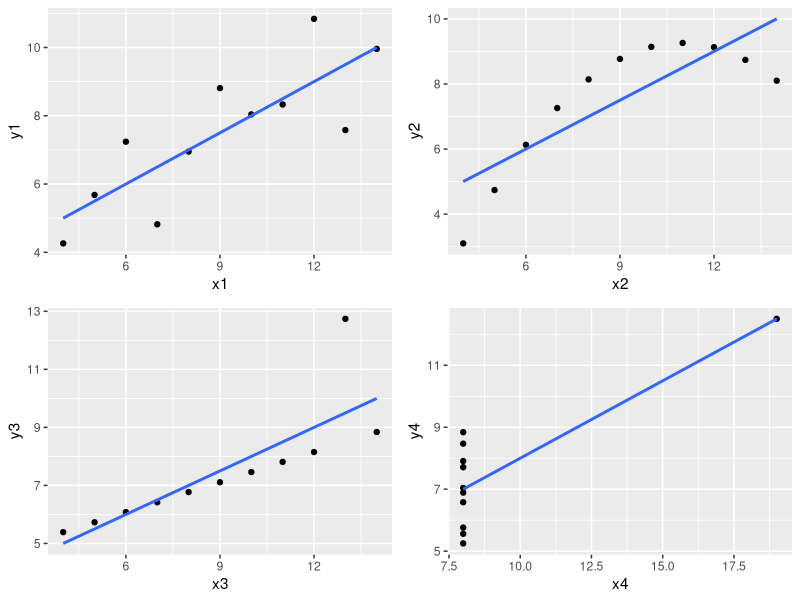
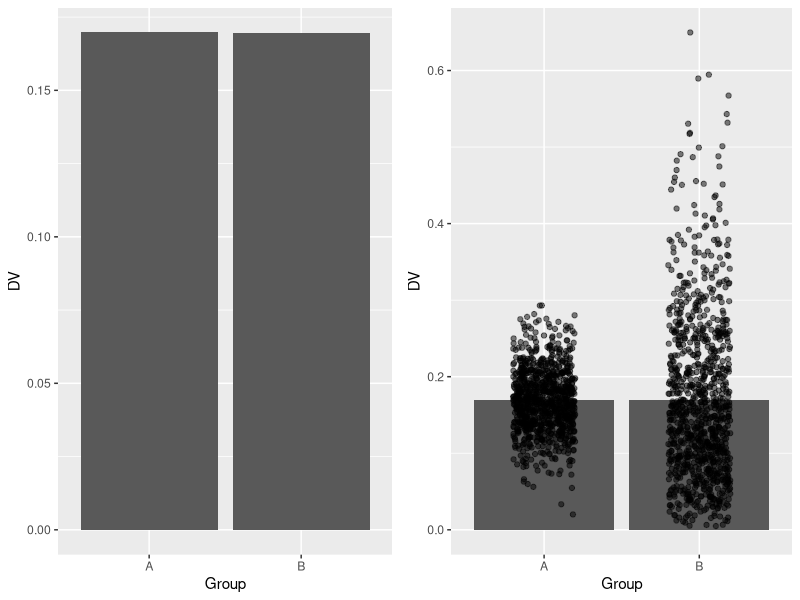

These charts were generated, in order, by the following R code: (Note: this script raises an error after producing the figures.)
## ---- chunk 1
library(ggplot2)
library(cowplot)

p1 <- ggplot(anscombe, aes(x1, y1)) + 
  geom_point() + 
  geom_smooth(method = "lm", se = FALSE)

p2 <- ggplot(anscombe, aes(x2, y2)) + 
  geom_point() + 
  geom_smooth(method = "lm", se = FALSE)

p3 <- ggplot(anscombe, aes(x3, y3)) + 
  geom_point() + 
  geom_smooth(method = "lm", se = FALSE)

p4 <- ggplot(anscombe, aes(x4, y4)) + 
  geom_point() + 
  geom_smooth(method = "lm", se = FALSE)

plot_grid(plotlist = list(p1, p2, p3, p4))

## ---- chunk 2
set.seed(68493)

A <- data.frame(
  Group = "A",
  DV = rnorm(1000, 0.17, 0.04))

B <- data.frame(
  Group = "B",
  DV = rbeta(1000, 2, 10))

data <- rbind(A, B)

p1 <- ggplot(data, aes(x = Group, y = DV)) + 
  geom_bar(stat = "summary", fun.y = "mean")

p2 <- ggplot(data, aes(x = Group, y = DV)) + 
  geom_bar(stat = "summary", fun.y = "mean") + 
  geom_jitter(width = 0.2, alpha = 0.5)

plot_grid(plotlist = list(p1, p2), nrow = 1, ncol = 2)
  
## ---- chunk 3
knitr::include_graphics("images/intro/rstudio.png")
## ---- chunk 4
sum(1,2,3)
## ---- chunk 5
sample(x = letters, size = 5)
## ---- chunk 6
test <- "potato"

summed <- 1+2

